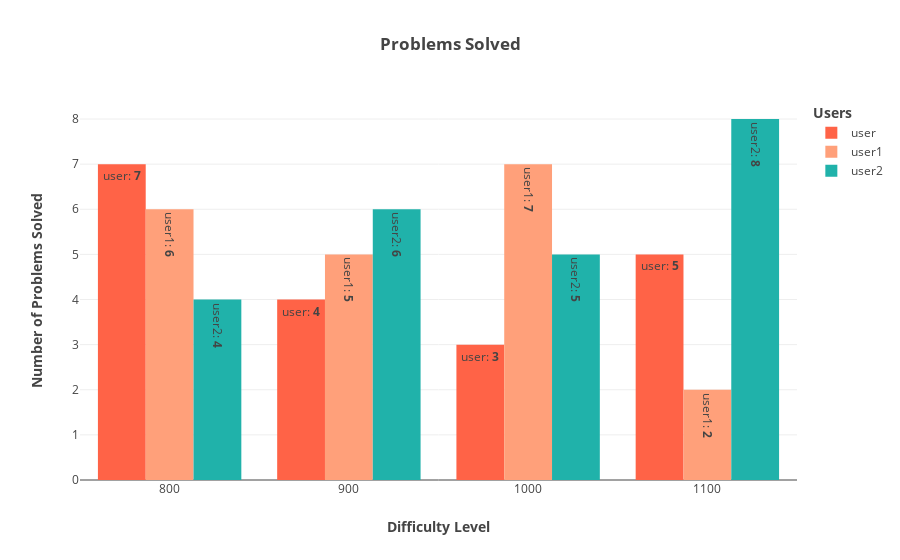

Here is the notebook cell this chart was saved with:
### Code cell
gen_pro_bar(data).show()

### Figure 1 — Plotly figure (JSON) as saved in the notebook; plotly's stock layout.template omitted (floating-point values rounded to 4 significant figures)
{"data": [{"hoverinfo": "text", "marker": {"color": "#ff6347"}, "name": "user", "text": ["user: <b>7</b>", "user: <b>4</b>", "user: <b>3</b>", "user: <b>5</b>"], "type": "bar", "x": [800, 900, 1000, 1100], "y": [7, 4, 3, 5]}, {"hoverinfo": "text", "marker": {"color": "#ffa07a"}, "name": "user1", "text": ["user1: <b>6</b>", "user1: <b>5</b>", "user1: <b>7</b>", "user1: <b>2</b>"], "type": "bar", "x": [800, 900, 1000, 1100], "y": [6, 5, 7, 2]}, {"hoverinfo": "text", "marker": {"color": "#20b2aa"}, "name": "user2", "text": ["user2: <b>4</b>", "user2: <b>6</b>", "user2: <b>5</b>", "user2: <b>8</b>"], "type": "bar", "x": [800, 900, 1000, 1100], "y": [4, 6, 5, 8]}], "layout": {"barmode": "group", "legend": {"title": {"text": "<b>Users</b>"}}, "title": {"text": "<b>Problems Solved</b>"}, "xaxis": {"title": {"text": "<b>Difficulty Level</b>"}}, "yaxis": {"title": {"text": "<b>Number of Problems Solved</b>"}}}}
